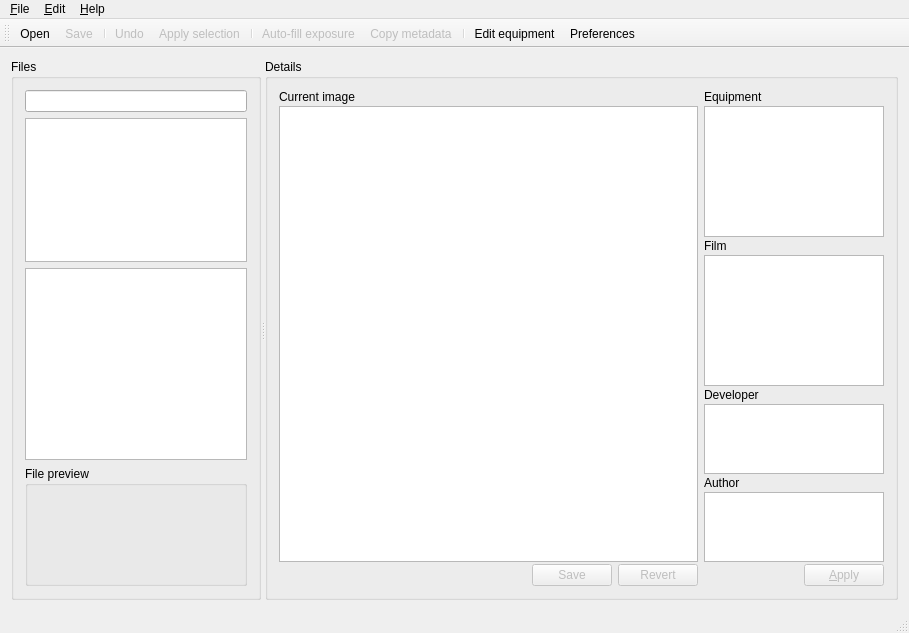
<?xml version="1.0" encoding="UTF-8"?>
<ui version="4.0">
 <class>AnalogExifClass</class>
 <widget class="QMainWindow" name="AnalogExifClass">
  <property name="geometry">
   <rect>
    <x>0</x>
    <y>0</y>
    <width>909</width>
    <height>633</height>
   </rect>
  </property>
  <property name="windowTitle">
   <string/>
  </property>
  <property name="windowIcon">
   <iconset resource="analogexif.qrc">
    <normaloff>:/images/icons/film_edit.png</normaloff>:/images/icons/film_edit.png</iconset>
  </property>
  <property name="statusTip">
   <string/>
  </property>
  <widget class="QWidget" name="centralWidget">
   <property name="sizePolicy">
    <sizepolicy hsizetype="Expanding" vsizetype="Expanding">
     <horstretch>100</horstretch>
     <verstretch>100</verstretch>
    </sizepolicy>
   </property>
   <property name="maximumSize">
    <size>
     <width>16777215</width>
     <height>16777215</height>
    </size>
   </property>
   <layout class="QGridLayout" name="gridLayout">
    <item row="0" column="0">
     <widget class="QSplitter" name="splitter">
      <property name="sizePolicy">
       <sizepolicy hsizetype="Expanding" vsizetype="Expanding">
        <horstretch>100</horstretch>
        <verstretch>100</verstretch>
       </sizepolicy>
      </property>
      <property name="frameShape">
       <enum>QFrame::NoFrame</enum>
      </property>
      <property name="orientation">
       <enum>Qt::Horizontal</enum>
      </property>
      <property name="childrenCollapsible">
       <bool>true</bool>
      </property>
      <widget class="QGroupBox" name="groupBox">
       <property name="sizePolicy">
        <sizepolicy hsizetype="Preferred" vsizetype="Preferred">
         <horstretch>30</horstretch>
         <verstretch>0</verstretch>
        </sizepolicy>
       </property>
       <property name="minimumSize">
        <size>
         <width>250</width>
         <height>0</height>
        </size>
       </property>
       <property name="title">
        <string>Files</string>
       </property>
       <layout class="QVBoxLayout" name="verticalLayout" stretch="0,30,0,25">
        <item>
         <widget class="QLineEdit" name="directoryLine">
          <property name="font">
           <font>
            <kerning>true</kerning>
           </font>
          </property>
          <property name="statusTip">
           <string>Current directory</string>
          </property>
         </widget>
        </item>
        <item>
         <widget class="QTreeView" name="dirView">
          <property name="sizePolicy">
           <sizepolicy hsizetype="Preferred" vsizetype="Expanding">
            <horstretch>0</horstretch>
            <verstretch>75</verstretch>
           </sizepolicy>
          </property>
          <property name="font">
           <font>
            <kerning>true</kerning>
           </font>
          </property>
          <property name="contextMenuPolicy">
           <enum>Qt::ActionsContextMenu</enum>
          </property>
          <property name="statusTip">
           <string>File system view</string>
          </property>
          <property name="styleSheet">
           <string notr="true">/* keep selection even when focus is lost */
QTreeView::item:selected:!active{
	selection-color:						palette(highlighted-text);
	selection-background-color:	palette(highlight);
}</string>
          </property>
          <property name="editTriggers">
           <set>QAbstractItemView::EditKeyPressed|QAbstractItemView::SelectedClicked</set>
          </property>
          <property name="dragDropMode">
           <enum>QAbstractItemView::DragDrop</enum>
          </property>
          <property name="selectionMode">
           <enum>QAbstractItemView::ExtendedSelection</enum>
          </property>
          <property name="indentation">
           <number>10</number>
          </property>
          <property name="uniformRowHeights">
           <bool>true</bool>
          </property>
          <property name="sortingEnabled">
           <bool>false</bool>
          </property>
          <property name="animated">
           <bool>false</bool>
          </property>
          <attribute name="headerVisible">
           <bool>true</bool>
          </attribute>
          <attribute name="headerVisible">
           <bool>true</bool>
          </attribute>
         </widget>
        </item>
        <item>
         <widget class="QListView" name="fileView">
          <property name="font">
           <font>
            <pointsize>13</pointsize>
           </font>
          </property>
          <property name="contextMenuPolicy">
           <enum>Qt::ActionsContextMenu</enum>
          </property>
          <property name="editTriggers">
           <set>QAbstractItemView::EditKeyPressed|QAbstractItemView::SelectedClicked</set>
          </property>
          <property name="showDropIndicator" stdset="0">
           <bool>false</bool>
          </property>
          <property name="alternatingRowColors">
           <bool>true</bool>
          </property>
          <property name="selectionMode">
           <enum>QAbstractItemView::ExtendedSelection</enum>
          </property>
          <property name="selectionBehavior">
           <enum>QAbstractItemView::SelectRows</enum>
          </property>
          <property name="isWrapping" stdset="0">
           <bool>false</bool>
          </property>
          <property name="viewMode">
           <enum>QListView::ListMode</enum>
          </property>
          <property name="uniformItemSizes">
           <bool>true</bool>
          </property>
         </widget>
        </item>
        <item>
         <widget class="QGroupBox" name="filePreviewGroupBox">
          <property name="sizePolicy">
           <sizepolicy hsizetype="Preferred" vsizetype="Preferred">
            <horstretch>100</horstretch>
            <verstretch>25</verstretch>
           </sizepolicy>
          </property>
          <property name="title">
           <string>File preview</string>
          </property>
          <layout class="QHBoxLayout" name="horizontalLayout">
           <item>
            <widget class="QLabel" name="filePreview">
             <property name="sizePolicy">
              <sizepolicy hsizetype="Minimum" vsizetype="Minimum">
               <horstretch>0</horstretch>
               <verstretch>0</verstretch>
              </sizepolicy>
             </property>
             <property name="minimumSize">
              <size>
               <width>11</width>
               <height>0</height>
              </size>
             </property>
             <property name="baseSize">
              <size>
               <width>11</width>
               <height>0</height>
              </size>
             </property>
             <property name="text">
              <string/>
             </property>
             <property name="scaledContents">
              <bool>false</bool>
             </property>
             <property name="alignment">
              <set>Qt::AlignCenter</set>
             </property>
            </widget>
           </item>
          </layout>
         </widget>
        </item>
       </layout>
      </widget>
      <widget class="QGroupBox" name="groupBox_2">
       <property name="sizePolicy">
        <sizepolicy hsizetype="Expanding" vsizetype="Preferred">
         <horstretch>100</horstretch>
         <verstretch>0</verstretch>
        </sizepolicy>
       </property>
       <property name="title">
        <string>Details</string>
       </property>
       <layout class="QHBoxLayout" name="horizontalLayout_4" stretch="70,30">
        <item>
         <layout class="QVBoxLayout" name="verticalLayout_3">
          <property name="spacing">
           <number>2</number>
          </property>
          <item>
           <widget class="QLabel" name="label">
            <property name="sizePolicy">
             <sizepolicy hsizetype="Expanding" vsizetype="Preferred">
              <horstretch>0</horstretch>
              <verstretch>0</verstretch>
             </sizepolicy>
            </property>
            <property name="text">
             <string>Current image</string>
            </property>
           </widget>
          </item>
          <item>
           <widget class="GearTreeView" name="metadataView">
            <property name="sizePolicy">
             <sizepolicy hsizetype="Expanding" vsizetype="Expanding">
              <horstretch>0</horstretch>
              <verstretch>0</verstretch>
             </sizepolicy>
            </property>
            <property name="font">
             <font>
              <kerning>true</kerning>
             </font>
            </property>
            <property name="contextMenuPolicy">
             <enum>Qt::ActionsContextMenu</enum>
            </property>
            <property name="statusTip">
             <string>Current image properties</string>
            </property>
            <property name="showDropIndicator" stdset="0">
             <bool>false</bool>
            </property>
            <property name="alternatingRowColors">
             <bool>true</bool>
            </property>
            <property name="rootIsDecorated">
             <bool>true</bool>
            </property>
            <property name="uniformRowHeights">
             <bool>true</bool>
            </property>
            <property name="allColumnsShowFocus">
             <bool>true</bool>
            </property>
            <attribute name="headerVisible">
             <bool>false</bool>
            </attribute>
            <attribute name="headerCascadingSectionResizes">
             <bool>true</bool>
            </attribute>
            <attribute name="headerCascadingSectionResizes">
             <bool>true</bool>
            </attribute>
            <attribute name="headerVisible">
             <bool>false</bool>
            </attribute>
           </widget>
          </item>
          <item>
           <layout class="QHBoxLayout" name="horizontalLayout_3">
            <item>
             <spacer name="horizontalSpacer">
              <property name="orientation">
               <enum>Qt::Horizontal</enum>
              </property>
              <property name="sizeHint" stdset="0">
               <size>
                <width>40</width>
                <height>20</height>
               </size>
              </property>
             </spacer>
            </item>
            <item>
             <widget class="QPushButton" name="applyChangesBtn">
              <property name="enabled">
               <bool>false</bool>
              </property>
              <property name="statusTip">
               <string>Apply changes</string>
              </property>
              <property name="text">
               <string>Save</string>
              </property>
             </widget>
            </item>
            <item>
             <widget class="QPushButton" name="revertBtn">
              <property name="enabled">
               <bool>false</bool>
              </property>
              <property name="statusTip">
               <string>Revert changes</string>
              </property>
              <property name="text">
               <string>Revert</string>
              </property>
              <property name="default">
               <bool>true</bool>
              </property>
             </widget>
            </item>
           </layout>
          </item>
         </layout>
        </item>
        <item>
         <layout class="QVBoxLayout" name="verticalLayout_2" stretch="0,30,0,30,0,15,0,15,0">
          <property name="spacing">
           <number>2</number>
          </property>
          <item>
           <widget class="QLabel" name="label_2">
            <property name="sizePolicy">
             <sizepolicy hsizetype="Expanding" vsizetype="Expanding">
              <horstretch>0</horstretch>
              <verstretch>0</verstretch>
             </sizepolicy>
            </property>
            <property name="text">
             <string>Equipment</string>
            </property>
           </widget>
          </item>
          <item>
           <widget class="GearTreeView" name="gearView">
            <property name="sizePolicy">
             <sizepolicy hsizetype="Expanding" vsizetype="Expanding">
              <horstretch>0</horstretch>
              <verstretch>0</verstretch>
             </sizepolicy>
            </property>
            <property name="font">
             <font>
              <kerning>true</kerning>
             </font>
            </property>
            <property name="contextMenuPolicy">
             <enum>Qt::ActionsContextMenu</enum>
            </property>
            <property name="toolTip">
             <string/>
            </property>
            <property name="statusTip">
             <string>Available equipment. Double-click to apply to the current photo.</string>
            </property>
            <property name="styleSheet">
             <string notr="true">/* keep selection even when focus is lost */
QTreeView::item:selected:!active{
	selection-color:						palette(highlighted-text);
	selection-background-color:	palette(highlight);
}</string>
            </property>
            <property name="editTriggers">
             <set>QAbstractItemView::NoEditTriggers</set>
            </property>
            <property name="showDropIndicator" stdset="0">
             <bool>false</bool>
            </property>
            <property name="alternatingRowColors">
             <bool>true</bool>
            </property>
            <property name="textElideMode">
             <enum>Qt::ElideRight</enum>
            </property>
            <property name="rootIsDecorated">
             <bool>true</bool>
            </property>
            <property name="uniformRowHeights">
             <bool>true</bool>
            </property>
            <property name="headerHidden">
             <bool>true</bool>
            </property>
           </widget>
          </item>
          <item>
           <widget class="QLabel" name="label_3">
            <property name="sizePolicy">
             <sizepolicy hsizetype="Expanding" vsizetype="Expanding">
              <horstretch>0</horstretch>
              <verstretch>0</verstretch>
             </sizepolicy>
            </property>
            <property name="text">
             <string>Film</string>
            </property>
           </widget>
          </item>
          <item>
           <widget class="GearListView" name="filmView">
            <property name="font">
             <font>
              <pointsize>13</pointsize>
              <kerning>true</kerning>
             </font>
            </property>
            <property name="contextMenuPolicy">
             <enum>Qt::ActionsContextMenu</enum>
            </property>
            <property name="toolTip">
             <string/>
            </property>
            <property name="statusTip">
             <string>List of available films. Double-click to apply to the current photo.</string>
            </property>
            <property name="styleSheet">
             <string notr="true">/* keep selection even when focus is lost */
QListView::item:selected:!active{
	selection-color:						palette(highlighted-text);
	selection-background-color:	palette(highlight);
}</string>
            </property>
            <property name="editTriggers">
             <set>QAbstractItemView::NoEditTriggers</set>
            </property>
            <property name="showDropIndicator" stdset="0">
             <bool>false</bool>
            </property>
            <property name="alternatingRowColors">
             <bool>true</bool>
            </property>
            <property name="uniformItemSizes">
             <bool>true</bool>
            </property>
           </widget>
          </item>
          <item>
           <widget class="QLabel" name="label_5">
            <property name="text">
             <string>Developer</string>
            </property>
           </widget>
          </item>
          <item>
           <widget class="GearListView" name="developerView">
            <property name="font">
             <font>
              <pointsize>13</pointsize>
              <kerning>true</kerning>
             </font>
            </property>
            <property name="contextMenuPolicy">
             <enum>Qt::ActionsContextMenu</enum>
            </property>
            <property name="statusTip">
             <string>List of the available photographic developers. Double-click to apply to the current photo.</string>
            </property>
            <property name="styleSheet">
             <string notr="true">/* keep selection even when focus is lost */
QListView::item:selected:!active{
	selection-color:						palette(highlighted-text);
	selection-background-color:	palette(highlight);
}</string>
            </property>
            <property name="alternatingRowColors">
             <bool>true</bool>
            </property>
           </widget>
          </item>
          <item>
           <widget class="QLabel" name="label_4">
            <property name="text">
             <string>Author</string>
            </property>
           </widget>
          </item>
          <item>
           <widget class="GearListView" name="authorView">
            <property name="font">
             <font>
              <pointsize>13</pointsize>
              <kerning>true</kerning>
             </font>
            </property>
            <property name="contextMenuPolicy">
             <enum>Qt::ActionsContextMenu</enum>
            </property>
            <property name="statusTip">
             <string>List of the defined authors. Double-click to apply to the current photo.</string>
            </property>
            <property name="styleSheet">
             <string notr="true">/* keep selection even when focus is lost */
QListView::item:selected:!active{
	selection-color:						palette(highlighted-text);
	selection-background-color:	palette(highlight);
}</string>
            </property>
            <property name="alternatingRowColors">
             <bool>true</bool>
            </property>
           </widget>
          </item>
          <item>
           <layout class="QHBoxLayout" name="horizontalLayout_2">
            <item>
             <spacer name="horizontalSpacer_2">
              <property name="orientation">
               <enum>Qt::Horizontal</enum>
              </property>
              <property name="sizeHint" stdset="0">
               <size>
                <width>40</width>
                <height>20</height>
               </size>
              </property>
             </spacer>
            </item>
            <item>
             <widget class="QPushButton" name="applyGearBtn">
              <property name="enabled">
               <bool>false</bool>
              </property>
              <property name="toolTip">
               <string/>
              </property>
              <property name="statusTip">
               <string>Apply selected equipment to the current photo</string>
              </property>
              <property name="text">
               <string>&amp;Apply</string>
              </property>
             </widget>
            </item>
           </layout>
          </item>
         </layout>
        </item>
       </layout>
      </widget>
     </widget>
    </item>
   </layout>
  </widget>
  <widget class="QMenuBar" name="menuBar">
   <property name="geometry">
    <rect>
     <x>0</x>
     <y>0</y>
     <width>909</width>
     <height>22</height>
    </rect>
   </property>
   <widget class="QMenu" name="menu_File">
    <property name="title">
     <string>&amp;File</string>
    </property>
    <addaction name="actionOpen"/>
    <addaction name="action_Save"/>
    <addaction name="separator"/>
    <addaction name="actionExit"/>
   </widget>
   <widget class="QMenu" name="menu_Help">
    <property name="title">
     <string>&amp;Help</string>
    </property>
    <addaction name="actionHelp"/>
    <addaction name="separator"/>
    <addaction name="action_About"/>
   </widget>
   <widget class="QMenu" name="menu_Edit">
    <property name="title">
     <string>&amp;Edit</string>
    </property>
    <widget class="QMenu" name="menuEquipment">
     <property name="title">
      <string>&amp;Equipment...</string>
     </property>
     <addaction name="actionOpen_library"/>
     <addaction name="actionNew_library"/>
     <addaction name="separator"/>
     <addaction name="actionEdit_gear"/>
    </widget>
    <widget class="QMenu" name="menu_Batch_operation">
     <property name="title">
      <string>&amp;Batch operations...</string>
     </property>
     <addaction name="actionAuto_fill_exposure"/>
     <addaction name="action_Copy_metadata"/>
    </widget>
    <addaction name="action_Undo"/>
    <addaction name="actionApply_gear"/>
    <addaction name="action_Clear_tag_value"/>
    <addaction name="separator"/>
    <addaction name="menuEquipment"/>
    <addaction name="menu_Batch_operation"/>
    <addaction name="separator"/>
    <addaction name="actionPreferences"/>
   </widget>
   <addaction name="menu_File"/>
   <addaction name="menu_Edit"/>
   <addaction name="menu_Help"/>
  </widget>
  <widget class="QToolBar" name="mainToolBar">
   <attribute name="toolBarArea">
    <enum>TopToolBarArea</enum>
   </attribute>
   <attribute name="toolBarBreak">
    <bool>false</bool>
   </attribute>
   <addaction name="actionOpen"/>
   <addaction name="action_Save"/>
   <addaction name="separator"/>
   <addaction name="action_Undo"/>
   <addaction name="actionApply_gear"/>
   <addaction name="separator"/>
   <addaction name="actionAuto_fill_exposure"/>
   <addaction name="action_Copy_metadata"/>
   <addaction name="separator"/>
   <addaction name="actionEdit_gear"/>
   <addaction name="actionPreferences"/>
  </widget>
  <widget class="QStatusBar" name="statusBar"/>
  <action name="action_About">
   <property name="text">
    <string>&amp;About...</string>
   </property>
   <property name="statusTip">
    <string>About Analog Exif...</string>
   </property>
   <property name="menuRole">
    <enum>QAction::AboutRole</enum>
   </property>
  </action>
  <action name="actionExit">
   <property name="text">
    <string>E&amp;xit</string>
   </property>
   <property name="statusTip">
    <string>Exit</string>
   </property>
   <property name="menuRole">
    <enum>QAction::QuitRole</enum>
   </property>
  </action>
  <action name="actionPreferences">
   <property name="icon">
    <iconset resource="analogexif.qrc">
     <normaloff>:/images/icons/cog.png</normaloff>:/images/icons/cog.png</iconset>
   </property>
   <property name="text">
    <string>&amp;Preferences...</string>
   </property>
   <property name="statusTip">
    <string>Edit preferences</string>
   </property>
  </action>
  <action name="actionEdit_gear">
   <property name="icon">
    <iconset resource="analogexif.qrc">
     <normaloff>:/images/icons/camera_edit.png</normaloff>:/images/icons/camera_edit.png</iconset>
   </property>
   <property name="text">
    <string>Edit &amp;equipment</string>
   </property>
   <property name="toolTip">
    <string>Edit equipment</string>
   </property>
   <property name="statusTip">
    <string>Edit equipment library (camera, lens, film)</string>
   </property>
  </action>
  <action name="actionOpen">
   <property name="icon">
    <iconset resource="analogexif.qrc">
     <normaloff>:/images/icons/folder_camera.png</normaloff>:/images/icons/folder_camera.png</iconset>
   </property>
   <property name="text">
    <string>&amp;Open...</string>
   </property>
   <property name="statusTip">
    <string>Open file</string>
   </property>
   <property name="shortcut">
    <string>Ctrl+O</string>
   </property>
   <property name="shortcutContext">
    <enum>Qt::ApplicationShortcut</enum>
   </property>
  </action>
  <action name="actionApply_gear">
   <property name="enabled">
    <bool>false</bool>
   </property>
   <property name="icon">
    <iconset resource="analogexif.qrc">
     <normaloff>:/images/icons/camera_go.png</normaloff>:/images/icons/camera_go.png</iconset>
   </property>
   <property name="text">
    <string>Apply selection</string>
   </property>
   <property name="statusTip">
    <string>Apply selected equipment to the current photo</string>
   </property>
   <property name="shortcut">
    <string>Ctrl+Shift+A</string>
   </property>
  </action>
  <action name="action_Undo">
   <property name="enabled">
    <bool>false</bool>
   </property>
   <property name="icon">
    <iconset resource="analogexif.qrc">
     <normaloff>:/images/icons/arrow_rotate_anticlockwise.png</normaloff>:/images/icons/arrow_rotate_anticlockwise.png</iconset>
   </property>
   <property name="text">
    <string>&amp;Undo</string>
   </property>
   <property name="statusTip">
    <string>Revert changes</string>
   </property>
   <property name="shortcut">
    <string>Ctrl+Z</string>
   </property>
  </action>
  <action name="action_Save">
   <property name="enabled">
    <bool>false</bool>
   </property>
   <property name="icon">
    <iconset resource="analogexif.qrc">
     <normaloff>:/images/icons/disk.png</normaloff>:/images/icons/disk.png</iconset>
   </property>
   <property name="text">
    <string>&amp;Save</string>
   </property>
   <property name="statusTip">
    <string>Save changes to the current photo</string>
   </property>
   <property name="shortcut">
    <string>Ctrl+S</string>
   </property>
  </action>
  <action name="actionHelp">
   <property name="enabled">
    <bool>true</bool>
   </property>
   <property name="text">
    <string>&amp;Online help</string>
   </property>
   <property name="shortcut">
    <string>F1</string>
   </property>
  </action>
  <action name="action_Clear_tag_value">
   <property name="enabled">
    <bool>false</bool>
   </property>
   <property name="text">
    <string>&amp;Clear tag value</string>
   </property>
   <property name="shortcut">
    <string>Del</string>
   </property>
   <property name="shortcutContext">
    <enum>Qt::WidgetShortcut</enum>
   </property>
  </action>
  <action name="actionOpen_library">
   <property name="text">
    <string>&amp;Open library...</string>
   </property>
  </action>
  <action name="actionNew_library">
   <property name="text">
    <string>&amp;New library...</string>
   </property>
  </action>
  <action name="actionAuto_fill_exposure">
   <property name="enabled">
    <bool>false</bool>
   </property>
   <property name="icon">
    <iconset resource="analogexif.qrc">
     <normaloff>:/images/icons/film_edit.png</normaloff>:/images/icons/film_edit.png</iconset>
   </property>
   <property name="text">
    <string>&amp;Auto-fill exposure</string>
   </property>
   <property name="toolTip">
    <string>Auto-fill exposure number for the photos in the same roll</string>
   </property>
   <property name="statusTip">
    <string>Auto-fill exposure number for the photos in the same roll</string>
   </property>
  </action>
  <action name="action_Copy_metadata">
   <property name="enabled">
    <bool>false</bool>
   </property>
   <property name="icon">
    <iconset resource="analogexif.qrc">
     <normaloff>:/images/icons/film_go.png</normaloff>:/images/icons/film_go.png</iconset>
   </property>
   <property name="text">
    <string>&amp;Copy metadata</string>
   </property>
   <property name="toolTip">
    <string>Copy metadata from another file</string>
   </property>
   <property name="statusTip">
    <string>Copy metadata from another file</string>
   </property>
  </action>
  <action name="actionOpen_external">
   <property name="text">
    <string>Open...</string>
   </property>
   <property name="toolTip">
    <string>Open file in external program</string>
   </property>
   <property name="statusTip">
    <string>Open file in external program</string>
   </property>
  </action>
  <action name="actionRemove">
   <property name="text">
    <string>Remove</string>
   </property>
   <property name="toolTip">
    <string>Remove selected file(s) and folder(s)</string>
   </property>
   <property name="statusTip">
    <string>Remove selected file(s) and folder(s)</string>
   </property>
   <property name="shortcut">
    <string>Del</string>
   </property>
   <property name="shortcutContext">
    <enum>Qt::WidgetShortcut</enum>
   </property>
  </action>
  <action name="actionRename">
   <property name="text">
    <string>Rename</string>
   </property>
   <property name="toolTip">
    <string>Rename current file or folder</string>
   </property>
   <property name="statusTip">
    <string>Rename current file or folder</string>
   </property>
  </action>
 </widget>
 <layoutdefault spacing="6" margin="11"/>
 <customwidgets>
  <customwidget>
   <class>GearListView</class>
   <extends>QListView</extends>
   <header>gearlistview.h</header>
  </customwidget>
  <customwidget>
   <class>GearTreeView</class>
   <extends>QTreeView</extends>
   <header>geartreeview.h</header>
  </customwidget>
 </customwidgets>
 <tabstops>
  <tabstop>directoryLine</tabstop>
  <tabstop>fileView</tabstop>
  <tabstop>applyChangesBtn</tabstop>
  <tabstop>revertBtn</tabstop>
  <tabstop>applyGearBtn</tabstop>
  <tabstop>metadataView</tabstop>
  <tabstop>gearView</tabstop>
  <tabstop>filmView</tabstop>
  <tabstop>developerView</tabstop>
  <tabstop>authorView</tabstop>
 </tabstops>
 <resources>
  <include location="analogexif.qrc"/>
 </resources>
 <connections>
  <connection>
   <sender>actionExit</sender>
   <signal>triggered()</signal>
   <receiver>AnalogExifClass</receiver>
   <slot>close()</slot>
   <hints>
    <hint type="sourcelabel">
     <x>-1</x>
     <y>-1</y>
    </hint>
    <hint type="destinationlabel">
     <x>454</x>
     <y>316</y>
    </hint>
   </hints>
  </connection>
  <connection>
   <sender>action_Undo</sender>
   <signal>triggered()</signal>
   <receiver>revertBtn</receiver>
   <slot>click()</slot>
   <hints>
    <hint type="sourcelabel">
     <x>-1</x>
     <y>-1</y>
    </hint>
    <hint type="destinationlabel">
     <x>851</x>
     <y>583</y>
    </hint>
   </hints>
  </connection>
  <connection>
   <sender>action_Save</sender>
   <signal>triggered()</signal>
   <receiver>applyChangesBtn</receiver>
   <slot>click()</slot>
   <hints>
    <hint type="sourcelabel">
     <x>-1</x>
     <y>-1</y>
    </hint>
    <hint type="destinationlabel">
     <x>770</x>
     <y>583</y>
    </hint>
   </hints>
  </connection>
  <connection>
   <sender>applyGearBtn</sender>
   <signal>clicked()</signal>
   <receiver>actionApply_gear</receiver>
   <slot>trigger()</slot>
   <hints>
    <hint type="sourcelabel">
     <x>850</x>
     <y>582</y>
    </hint>
    <hint type="destinationlabel">
     <x>-1</x>
     <y>-1</y>
    </hint>
   </hints>
  </connection>
 </connections>
</ui>
